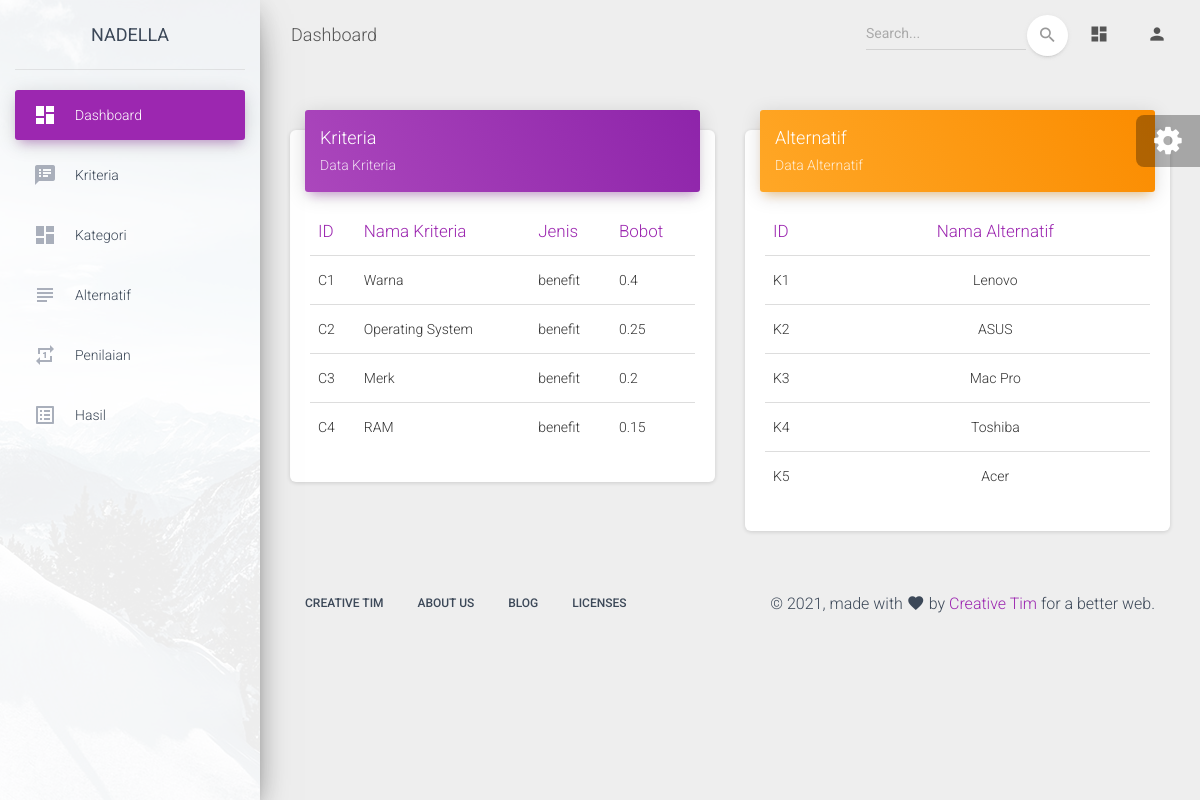
Before: / with the older database file.
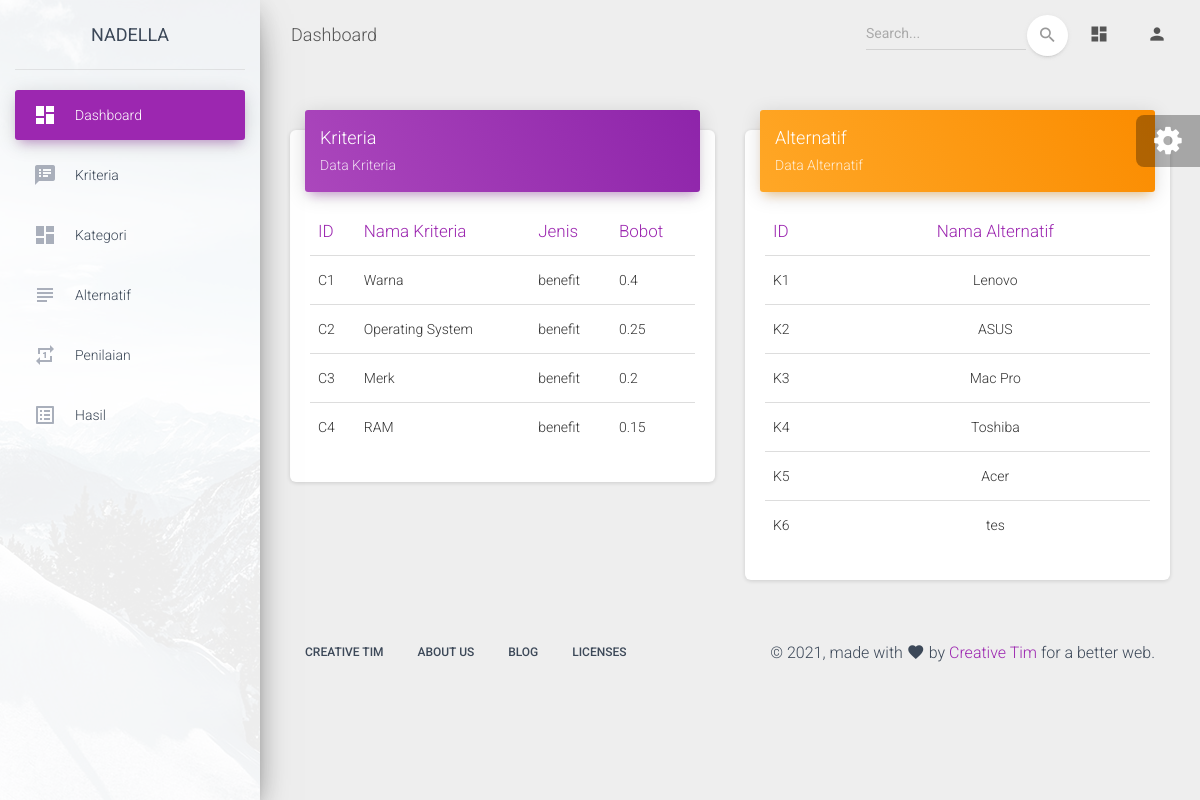
After: the same page with the newer database file.
### tables this page shows
CREATE TABLE `kriteria_saw` (
  `id_kriteria` int(11) NOT NULL,
  `nama_kriteria` varchar(30) NOT NULL,
  `jenis` enum('cost','benefit') NOT NULL,
  `bobot` double NOT NULL
);

CREATE TABLE `alternatif_saw` (
  `id_alternatif` int(11) NOT NULL,
  `id_kategori` int(11) NOT NULL,
  `nama_alternatif` varchar(20) NOT NULL
);

### Saw.php (called while the page is built, shortened)
<?php
class Saw
{
  private $db;
  function __construct()
  {
    $this->db = new PDO('mysql:host=localhost;dbname=spk_laptop', "root", "");
  }
  public function get_data_kriteria(){
    $stmt = $this->db->prepare("SELECT*FROM kriteria_saw ORDER BY id_kriteria");
    $stmt->execute();
		return $stmt;
  }
  public function get_data_alternatif(){
    $stmt = $this->db->prepare("SELECT*FROM alternatif_saw ORDER BY id_alternatif");
    $stmt->execute();
    return $stmt;
  }
}
 ?>

### index.php (the view, shortened to what this page needs)
<?php
  include('header.php');
?>
<div class="main-panel">
  <nav class="navbar navbar-expand-lg navbar-transparent navbar-absolute fixed-top ">
    <div class="container-fluid">
      <div class="navbar-wrapper">
        <a class="navbar-brand" href="javascript:;">Dashboard</a>
      </div>
      <div class="collapse navbar-collapse justify-content-end">
        <form class="navbar-form">
          <div class="input-group no-border">
            <input type="text" value="" class="form-control" placeholder="Search...">
            <button type="submit" class="btn btn-white btn-round btn-just-icon">
              <i class="material-icons">search</i>
              <div class="ripple-container"></div>
            </button>
          </div>
        </form>
        <ul class="navbar-nav">
          <li class="nav-item">
            <a class="nav-link" href="javascript:;">
              <i class="material-icons">dashboard</i>
            </a>
          </li>
          <li class="nav-item dropdown">
            <a class="nav-link" href="javascript:;" id="navbarDropdownProfile" data-toggle="dropdown"
              aria-haspopup="true" aria-expanded="false">
              <i class="material-icons">person</i>
            </a>
          </li>
        </ul>
      </div>
    </div>
  </nav>
  <div class="content">
    <div class="container-fluid">
      <div class="row">
        <div class="col-lg-6 col-md-12">
          <div class="card">
            <div class="card-header card-header-tabs card-header-primary">
              <h4 class="card-title">Kriteria</h4>
              <p class="card-category">Data Kriteria</p>
            </div>
            <div class="card-body table-responsive">
              <table class="table table-hover">
                <thead class=" text-primary">
                  <th>ID</th>
                  <th>Nama Kriteria</th>
                  <th>Jenis</th>
                  <th>Bobot</th>
                </thead>
                <tbody>
                  <?php
                    $kriteria = $saw->get_data_kriteria();
                    while ($data_kriteria = $kriteria->fetch(PDO::FETCH_ASSOC)) {
                  ?>
                  <tr>
                    <td>
                      C<?php echo $data_kriteria['id_kriteria']; ?>
                    </td>
                    <td>
                      <?php echo $data_kriteria['nama_kriteria']; ?>
                    </td>
                    <td>
                      <?php echo $data_kriteria['jenis']; ?>
                    </td>
                    <td>
                      <?php echo $data_kriteria['bobot']; ?>
                    </td>
                  </tr>
                  <?php } ?>
                </tbody>
              </table>
            </div>
          </div>
        </div>
        <div class="col-lg-6 col-md-12">
          <div class="card">
            <div class="card-header card-header-warning">
              <h4 class="card-title">Alternatif</h4>
              <p class="card-category">Data Alternatif</p>
            </div>
            <div class="card-body table-responsive">
              <table class="table table-hover">
                <thead class=" text-primary">
                  <th>ID</th>
                  <th style="text-align: center;">Nama Alternatif</th>
                </thead>
                <tbody>
                  <?php
                    $alternatif = $saw->get_data_alternatif();
                    while ($data_alternatif = $alternatif->fetch(PDO::FETCH_ASSOC)) {
                  ?>
                  <tr>
                    <td>K<?php echo $data_alternatif['id_alternatif']; ?></td>
                    <td align="center"><?php echo $data_alternatif['nama_alternatif']; ?></td>
                  </tr>
                  <?php } ?>
                </tbody>
              </table>
            </div>
          </div>
        </div>
      </div>
    </div>
    <?php
  include('footer.php');
?>

Changed rows visible on the page:
added alternatif_saw: id_alternatif "6", nama_alternatif "tes"
